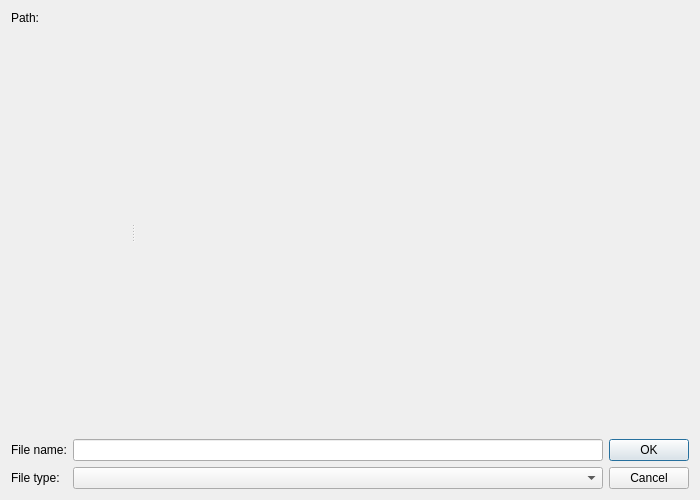
<?xml version="1.0" encoding="UTF-8"?>
<ui version="4.0">
 <class>FileDialog</class>
 <widget class="QDialog" name="FileDialog">
  <property name="geometry">
   <rect>
    <x>0</x>
    <y>0</y>
    <width>700</width>
    <height>500</height>
   </rect>
  </property>
  <property name="windowTitle">
   <string/>
  </property>
  <layout class="QVBoxLayout" name="verticalLayout" stretch="0,1,0">
   <item>
    <layout class="QHBoxLayout" name="toolbarLayout" stretch="0,1">
     <item>
      <widget class="QLabel" name="lookInLabel">
       <property name="text">
        <string>Path:</string>
       </property>
      </widget>
     </item>
     <item>
      <widget class="Fm::PathBar" name="location" native="true"/>
     </item>
    </layout>
   </item>
   <item>
    <widget class="QSplitter" name="splitter">
     <property name="orientation">
      <enum>Qt::Horizontal</enum>
     </property>
     <widget class="Fm::SidePane" name="sidePane" native="true">
      <property name="sizePolicy">
       <sizepolicy hsizetype="Minimum" vsizetype="Preferred">
        <horstretch>0</horstretch>
        <verstretch>0</verstretch>
       </sizepolicy>
      </property>
      <property name="minimumSize">
       <size>
        <width>120</width>
        <height>0</height>
       </size>
      </property>
     </widget>
     <widget class="Fm::FolderView" name="folderView" native="true">
      <property name="sizePolicy">
       <sizepolicy hsizetype="MinimumExpanding" vsizetype="Preferred">
        <horstretch>1</horstretch>
        <verstretch>0</verstretch>
       </sizepolicy>
      </property>
     </widget>
    </widget>
   </item>
   <item>
    <layout class="QGridLayout" name="gridLayout">
     <item row="0" column="1">
      <widget class="QLineEdit" name="fileName"/>
     </item>
     <item row="3" column="1">
      <widget class="QComboBox" name="fileTypeCombo"/>
     </item>
     <item row="3" column="0">
      <widget class="QLabel" name="fileTypeLabel">
       <property name="text">
        <string>File type:</string>
       </property>
      </widget>
     </item>
     <item row="0" column="0">
      <widget class="QLabel" name="fileNameLabel">
       <property name="text">
        <string>File name:</string>
       </property>
      </widget>
     </item>
     <item row="0" column="3">
      <widget class="QDialogButtonBox" name="buttonBox_1">
       <property name="orientation">
        <enum>Qt::Vertical</enum>
       </property>
       <property name="standardButtons">
        <set>QDialogButtonBox::Ok</set>
       </property>
      </widget>
     </item>
     <item row="3" column="3">
      <widget class="QDialogButtonBox" name="buttonBox_2">
       <property name="layoutDirection">
        <enum>Qt::LeftToRight</enum>
       </property>
       <property name="orientation">
        <enum>Qt::Vertical</enum>
       </property>
       <property name="standardButtons">
        <set>QDialogButtonBox::Cancel</set>
       </property>
      </widget>
     </item>
    </layout>
   </item>
  </layout>
 </widget>
 <customwidgets>
  <customwidget>
   <class>Fm::SidePane</class>
   <extends>QWidget</extends>
   <header location="global">sidepane.h</header>
   <container>1</container>
  </customwidget>
  <customwidget>
   <class>Fm::FolderView</class>
   <extends>QWidget</extends>
   <header>folderview.h</header>
   <container>1</container>
  </customwidget>
  <customwidget>
   <class>Fm::PathBar</class>
   <extends>QWidget</extends>
   <header>pathbar.h</header>
   <container>1</container>
  </customwidget>
 </customwidgets>
 <resources/>
 <connections>
  <connection>
   <sender>buttonBox_1</sender>
   <signal>accepted()</signal>
   <receiver>FileDialog</receiver>
   <slot>accept()</slot>
   <hints>
    <hint type="sourcelabel">
     <x>248</x>
     <y>254</y>
    </hint>
    <hint type="destinationlabel">
     <x>157</x>
     <y>274</y>
    </hint>
   </hints>
  </connection>
  <connection>
   <sender>buttonBox_1</sender>
   <signal>rejected()</signal>
   <receiver>FileDialog</receiver>
   <slot>reject()</slot>
   <hints>
    <hint type="sourcelabel">
     <x>316</x>
     <y>260</y>
    </hint>
    <hint type="destinationlabel">
     <x>286</x>
     <y>274</y>
    </hint>
   </hints>
  </connection>
 </connections>
</ui>
